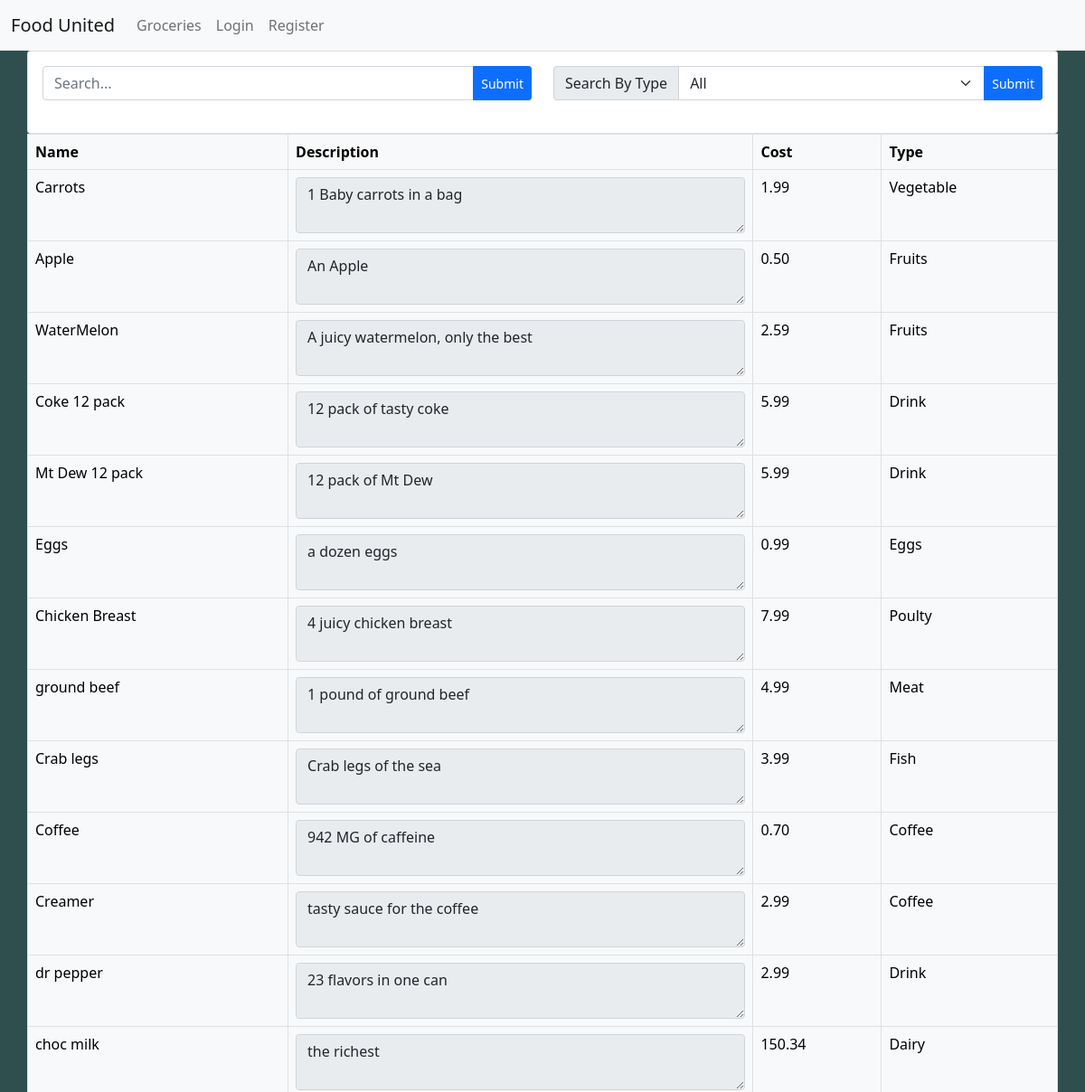
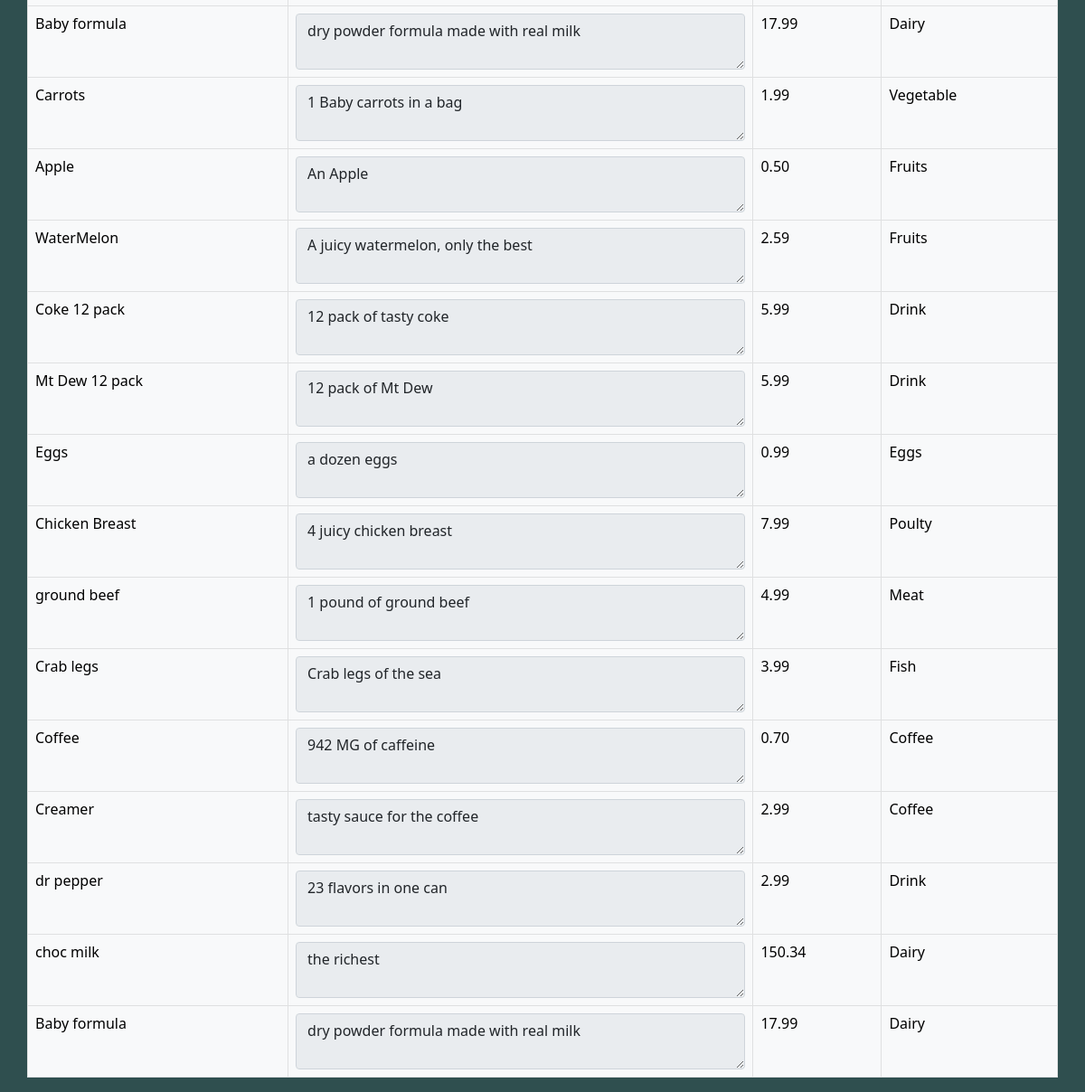
Before: / with the older database file (2 pictures, top to bottom).
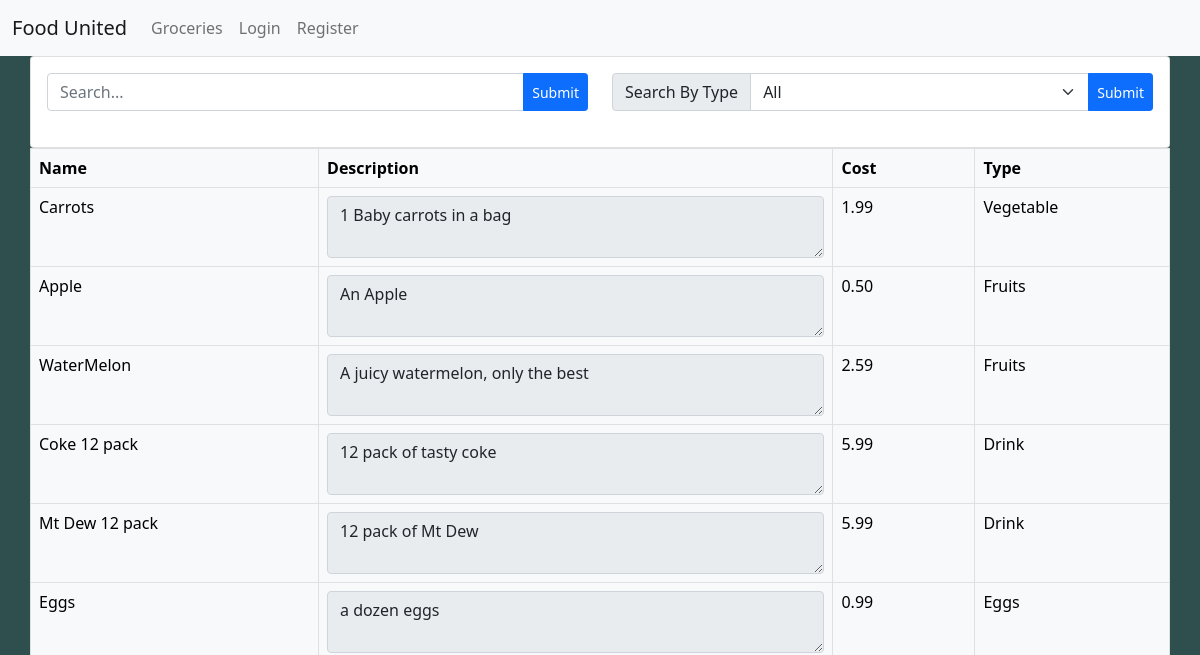
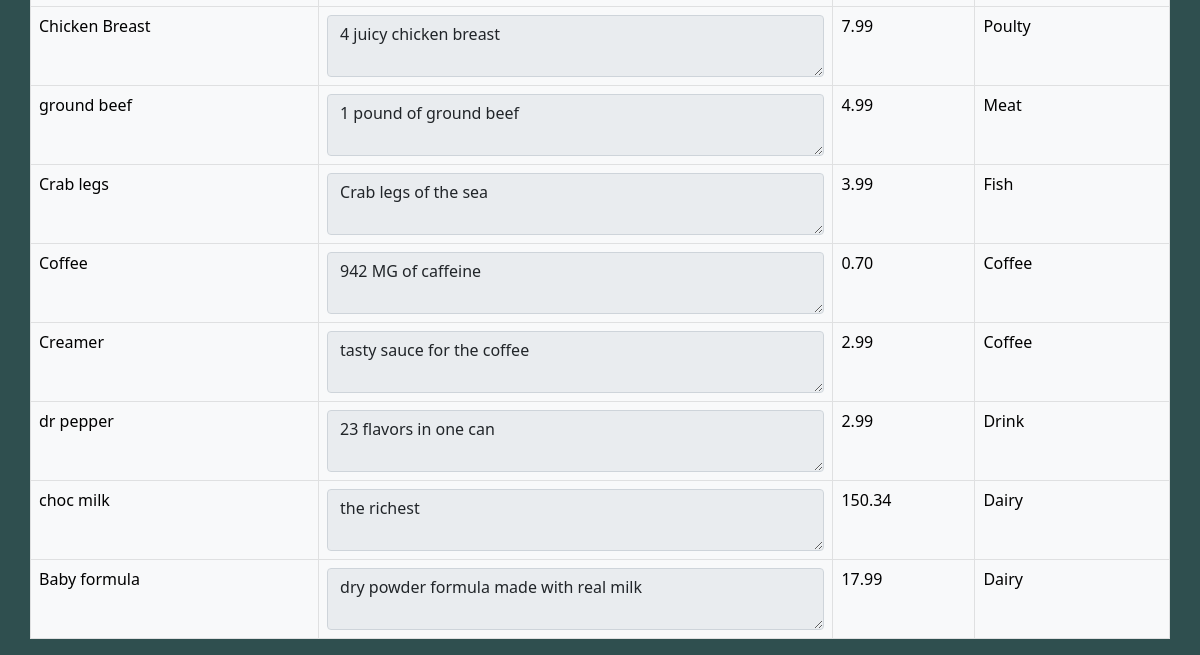
After: the same page with the newer database file (2 pictures, top to bottom).
### tables this page shows
CREATE TABLE item
(
    id          int AUTO_INCREMENT,
    name        varchar(255)   NOT NULL,
    description text           NULL,
    cost        decimal(11, 2) NULL,
    type_id     int            NOT NULL,
    CONSTRAINT item_pk
        PRIMARY KEY (id)
);

CREATE TABLE type
(
    type_id int AUTO_INCREMENT,
    type    varchar(255) NULL,
    CONSTRAINT type_pk
        PRIMARY KEY (type_id)
);

### index.php (called while the page is built, shortened)
<?php include "includes/header.php"; ?>
<?php include "includes/nav.php" ?>
<?php
$search = null;
$type = null;
$params = [
    'search' => $search,
    'type' => $type
];
$result = $menu->getItems($params);
include 'src/forms/index_form.php';

### src/Classes/User.php (called while the page is built, shortened)
<?php
class User
{
    public function loggedIn() {
        return false;
    }
}

### src/Classes/Menu.php (called while the page is built, shortened)
<?php
class Menu
{
    public function getItems($params): array
    {
        $search = $params['search'];
        $type = $params['type'];
        $db = Database::getInstance();
        $sql = "SELECT * FROM item i
                    INNER JOIN type t ON i.type_id = t.type_id WHERE 1 = 1";
        $stmt = $db->prepare($sql);
        $stmt->execute();
        return $stmt->fetchAll(PDO::FETCH_ASSOC);
    }
}

### src/forms/index_form.php (the view, shortened to what this page needs)
<div class="container lg">
    <div class="card">
        <div class="card-body">
            <form action="../../index.php" method="post">
                <div class="container">
                    <div class="row">
                        <div class="col-sm-12 col-md-6">
                            <div class="input-group mb-1">
                                <input class="form-control" type="text" name="search" placeholder="Search...">
                                <input type="submit" name="submit" class="btn btn-primary btn-sm">
                            </div>
                        </div>
                        <div class="col-sm-12 col-md-6">
                            <div class="input-group mb-1">
                                <span class="input-group-text" id="inputGroup-sizing-default">Search By Type</span>
                                <select name="type" class="form-select form-select">
                                    <option value="0">All</option>
                                </select>
                                <input type="submit" name="submit" class="btn btn-primary btn-sm">
                            </div>
                        </div>
                    </div>
                </div>
            </form>
        </div>
    </div>
</div>
<?php
if (isset($errors)) {
    include "includes/errors.php";
} else { ?>
<div class='container' id="main_card">
    <div class="table-responsive">
        <table class="table table-light table-bordered table-hover table-responsive">
            <thead>
            <th>Name</th>
            <th>Description</th>
            <th>Cost</th>
            <th>Type</th>
            </thead>
            <tbody>
            <tr>
                <?php } ?>
                <?php foreach ($result as $row) {
                $name = $row['name'];
                $description = $row['description'];
                $cost = $row['cost'];
                $type = $row['type'];
                ?>
                <td><?= $name ?></td>
                <td><textarea class="form-control" readonly><?=$description ?></textarea></td>
                <td><?= $cost ?></td>
                <td><?= $type ?></td>
            </tr>
            <?php } ?>
            </tbody>
        </table>
    </div>
</div>
<?php include "includes/footer.php"; ?>

### includes/header.php (shortened to what this page needs)
<html lang="en">
<head>
    <link href="https://cdn.jsdelivr.net/npm/bootstrap@5.0.2/dist/css/bootstrap.min.css" rel="stylesheet">
    <link rel="stylesheet" href="/style.css">
</head>
<body>

### includes/nav.php (shortened to what this page needs)
<?php $User = new  \App\Classes\User(); ?>
<nav class="navbar navbar-expand-lg navbar-light bg-light">
    <div class="container-fluid">
        <a class="navbar-brand" href="/index.php">Food United</a>
        <div class="collapse navbar-collapse" id="navbarSupportedContent">
            <ul class="navbar-nav me-auto mb-2 mb-lg-0">
                <li class="nav-item">
                    <a class="nav-link" href="/index.php">Groceries</a>
                </li>
                <?php if ($User->loggedIn()) : ?>
                    <li class="nav-item">
                        <a class="nav-link" href="/cart.php">Shopping Cart</a>
                    </li>
                <li class="nav-item">
                    <a class="nav-link" href="/logout.php">Logout</a>
                </li>
                    <li class="nav-item">
                        <a class="nav-link" href="/src/forms/vue_groceries_form.php">Vue Groceries</a>
                    </li>
                <?php else : ?>
                    <li class="nav-item">
                        <a class="nav-link" href="/login.php">Login</a>
                    </li>
                    <li class="nav-item">
                        <a class="nav-link" href="/register.php">Register</a>
                    </li>
                <?php endif; ?>
            </ul>
        </div>
    </div>
</nav>

### style.css (style rules this page uses)
body { background-color: darkslategrey; }
.container { margin: auto; padding-left: 0; padding-right: 0; }

Changed rows visible on the page:
removed item: name "Carrots", description "1 Baby carrots in a bag", cost "1.99", type.type "Vegetable"
removed item: name "Apple", description "An Apple", cost "0.50", type.type "Fruits"
removed item: name "WaterMelon", description "A juicy watermelon, only the best", cost "2.59", type.type "Fruits"
removed item: name "Coke 12 pack", description "12 pack of tasty coke", cost "5.99", type.type "Drink"
removed item: name "Mt Dew 12 pack", description "12 pack of Mt Dew", cost "5.99", type.type "Drink"
removed item: name "Eggs", description "a dozen eggs", cost "0.99", type.type "Eggs"
removed item: name "Chicken Breast", description "4 juicy chicken breast", cost "7.99", type.type "Poulty"
removed item: name "ground beef", description "1 pound of ground beef", cost "4.99", type.type "Meat"
removed item: name "Crab legs", description "Crab legs of the sea", cost "3.99", type.type "Fish"
removed item: name "Coffee", description "942 MG of caffeine", cost "0.70", type.type "Coffee"
removed item: name "Creamer", description "tasty sauce for the coffee", cost "2.99", type.type "Coffee"
removed item: name "dr pepper", description "23 flavors in one can", cost "2.99", type.type "Drink"
removed item: name "choc milk", description "the richest", cost "150.34", type.type "Dairy"
removed item: name "Baby formula", description "dry powder formula made with real milk", cost "17.99", type.type "Dairy"
